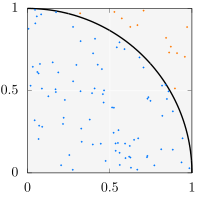

Recreate this plot in gnuplot.
set xr [0:1]
set yr [0:1]

set xtics 0.5
set ytics 0.5

set size square
unset key
set rmargin 0.5
set tmargin 0.5
set lmargin 3
set bmargin 1.5

set samples 1000

plot sqrt(1-x**2) with l lw 4 lc black,\
  'monte_carlo_pi_data_in.txt' u 1:2 with p pt 13 ps 0.5 lt rgb '#0077ff', \
  'monte_carlo_pi_data_out.txt' u 1:2 with p pt 13 ps 0.5 lt rgb '#ff7700'
